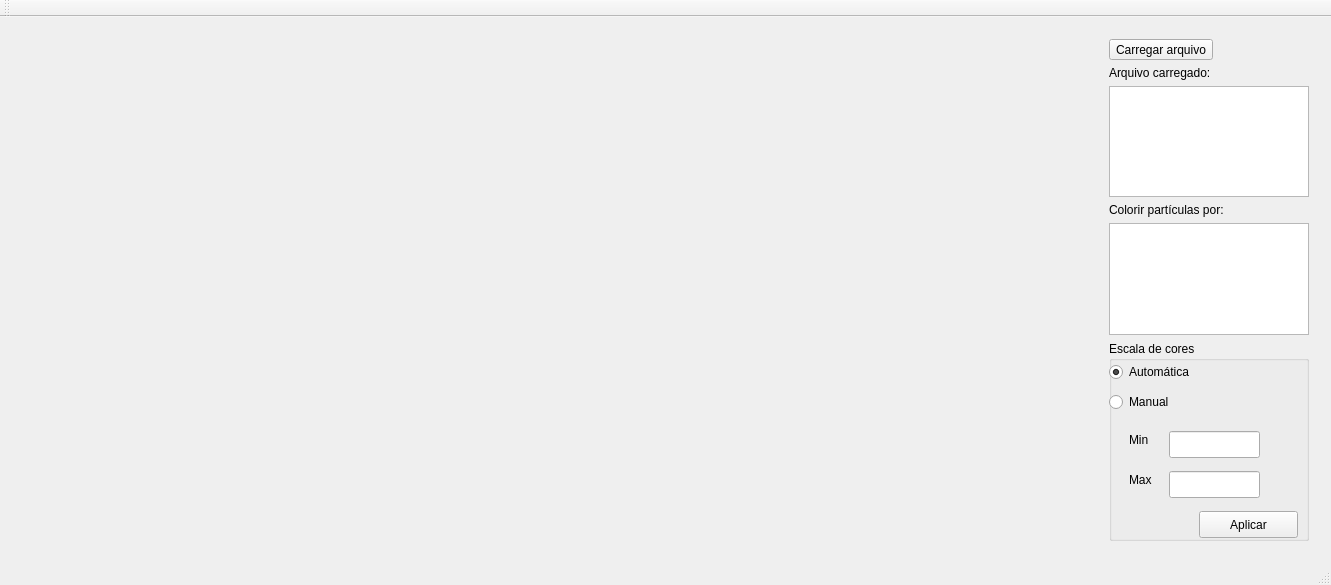
<?xml version="1.0" encoding="UTF-8"?>
<ui version="4.0">
 <class>VisualizadorMainWindow</class>
 <widget class="QMainWindow" name="VisualizadorMainWindow">
  <property name="geometry">
   <rect>
    <x>0</x>
    <y>0</y>
    <width>1331</width>
    <height>585</height>
   </rect>
  </property>
  <property name="maximumSize">
   <size>
    <width>16777215</width>
    <height>16777215</height>
   </size>
  </property>
  <property name="windowTitle">
   <string>VisualizadorMainWindow</string>
  </property>
  <widget class="QWidget" name="centralWidget">
   <layout class="QHBoxLayout" name="horizontalLayout">
    <item>
     <widget class="QWidget" name="mplwindow" native="true">
      <property name="sizePolicy">
       <sizepolicy hsizetype="Expanding" vsizetype="Preferred">
        <horstretch>0</horstretch>
        <verstretch>0</verstretch>
       </sizepolicy>
      </property>
      <layout class="QVBoxLayout" name="mplvl"/>
     </widget>
    </item>
    <item>
     <widget class="QWidget" name="widget" native="true">
      <property name="sizePolicy">
       <sizepolicy hsizetype="Fixed" vsizetype="Preferred">
        <horstretch>0</horstretch>
        <verstretch>0</verstretch>
       </sizepolicy>
      </property>
      <property name="minimumSize">
       <size>
        <width>200</width>
        <height>0</height>
       </size>
      </property>
      <property name="maximumSize">
       <size>
        <width>300</width>
        <height>16777215</height>
       </size>
      </property>
      <layout class="QVBoxLayout" name="verticalLayout">
       <item>
        <widget class="QToolButton" name="botaoArquivo">
         <property name="text">
          <string>Carregar arquivo</string>
         </property>
         <property name="toolButtonStyle">
          <enum>Qt::ToolButtonTextBesideIcon</enum>
         </property>
        </widget>
       </item>
       <item>
        <widget class="QLabel" name="label_3">
         <property name="text">
          <string>Arquivo carregado:</string>
         </property>
        </widget>
       </item>
       <item>
        <widget class="QPlainTextEdit" name="textoInfo1">
         <property name="sizePolicy">
          <sizepolicy hsizetype="Fixed" vsizetype="Expanding">
           <horstretch>0</horstretch>
           <verstretch>0</verstretch>
          </sizepolicy>
         </property>
         <property name="minimumSize">
          <size>
           <width>200</width>
           <height>0</height>
          </size>
         </property>
         <property name="font">
          <font>
           <pointsize>9</pointsize>
          </font>
         </property>
         <property name="backgroundVisible">
          <bool>false</bool>
         </property>
        </widget>
       </item>
       <item>
        <widget class="QLabel" name="label_4">
         <property name="text">
          <string>Colorir partículas por:</string>
         </property>
        </widget>
       </item>
       <item>
        <widget class="QListWidget" name="mplfigs">
         <property name="sizePolicy">
          <sizepolicy hsizetype="Maximum" vsizetype="Expanding">
           <horstretch>0</horstretch>
           <verstretch>0</verstretch>
          </sizepolicy>
         </property>
         <property name="minimumSize">
          <size>
           <width>0</width>
           <height>0</height>
          </size>
         </property>
         <property name="maximumSize">
          <size>
           <width>200</width>
           <height>16777215</height>
          </size>
         </property>
        </widget>
       </item>
       <item>
        <widget class="QGroupBox" name="groupBox">
         <property name="sizePolicy">
          <sizepolicy hsizetype="Fixed" vsizetype="Fixed">
           <horstretch>200</horstretch>
           <verstretch>0</verstretch>
          </sizepolicy>
         </property>
         <property name="minimumSize">
          <size>
           <width>200</width>
           <height>200</height>
          </size>
         </property>
         <property name="acceptDrops">
          <bool>false</bool>
         </property>
         <property name="title">
          <string>Escala de cores</string>
         </property>
         <property name="flat">
          <bool>false</bool>
         </property>
         <widget class="QRadioButton" name="radioButton_automatica">
          <property name="geometry">
           <rect>
            <x>0</x>
            <y>20</y>
            <width>1013</width>
            <height>22</height>
           </rect>
          </property>
          <property name="text">
           <string>Automática</string>
          </property>
          <property name="checked">
           <bool>true</bool>
          </property>
         </widget>
         <widget class="QRadioButton" name="radioButton_manual">
          <property name="geometry">
           <rect>
            <x>0</x>
            <y>50</y>
            <width>1013</width>
            <height>22</height>
           </rect>
          </property>
          <property name="text">
           <string>Manual</string>
          </property>
         </widget>
         <widget class="QLineEdit" name="minimo">
          <property name="geometry">
           <rect>
            <x>60</x>
            <y>90</y>
            <width>91</width>
            <height>27</height>
           </rect>
          </property>
          <property name="sizePolicy">
           <sizepolicy hsizetype="Fixed" vsizetype="Fixed">
            <horstretch>0</horstretch>
            <verstretch>0</verstretch>
           </sizepolicy>
          </property>
          <property name="maxLength">
           <number>10</number>
          </property>
         </widget>
         <widget class="QLineEdit" name="maximo">
          <property name="geometry">
           <rect>
            <x>60</x>
            <y>130</y>
            <width>91</width>
            <height>27</height>
           </rect>
          </property>
          <property name="maxLength">
           <number>10</number>
          </property>
         </widget>
         <widget class="QLabel" name="label">
          <property name="geometry">
           <rect>
            <x>20</x>
            <y>90</y>
            <width>31</width>
            <height>17</height>
           </rect>
          </property>
          <property name="text">
           <string>Min</string>
          </property>
         </widget>
         <widget class="QLabel" name="label_2">
          <property name="geometry">
           <rect>
            <x>20</x>
            <y>130</y>
            <width>31</width>
            <height>17</height>
           </rect>
          </property>
          <property name="text">
           <string>Max</string>
          </property>
         </widget>
         <widget class="QPushButton" name="botaoAplicar">
          <property name="geometry">
           <rect>
            <x>90</x>
            <y>170</y>
            <width>99</width>
            <height>27</height>
           </rect>
          </property>
          <property name="text">
           <string>Aplicar</string>
          </property>
         </widget>
        </widget>
       </item>
      </layout>
     </widget>
    </item>
   </layout>
  </widget>
  <widget class="QMenuBar" name="menuBar">
   <property name="geometry">
    <rect>
     <x>0</x>
     <y>0</y>
     <width>1331</width>
     <height>25</height>
    </rect>
   </property>
  </widget>
  <widget class="QToolBar" name="mainToolBar">
   <attribute name="toolBarArea">
    <enum>TopToolBarArea</enum>
   </attribute>
   <attribute name="toolBarBreak">
    <bool>false</bool>
   </attribute>
  </widget>
  <widget class="QStatusBar" name="statusBar"/>
 </widget>
 <layoutdefault spacing="6" margin="11"/>
 <resources/>
 <connections/>
</ui>
